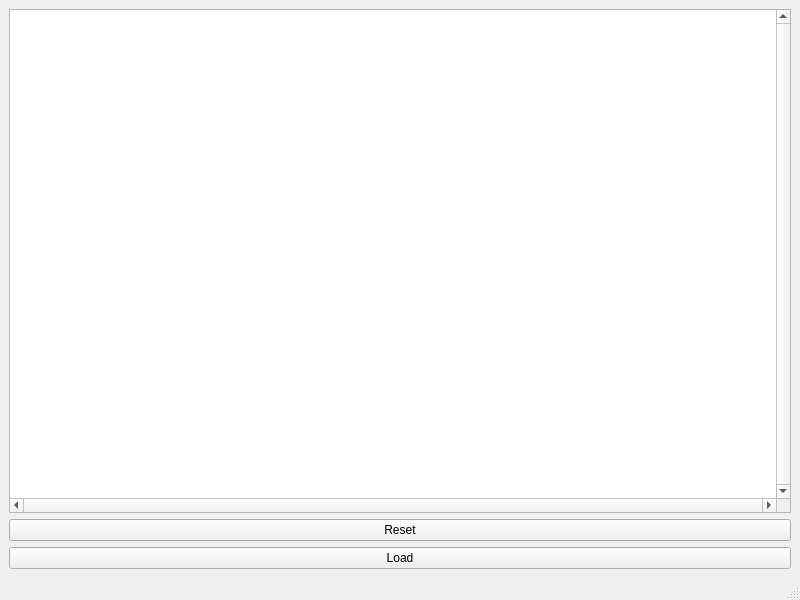
<?xml version="1.0" encoding="UTF-8"?>
<ui version="4.0">
 <class>TarpaulinViewer</class>
 <widget class="QMainWindow" name="TarpaulinViewer">
  <property name="geometry">
   <rect>
    <x>0</x>
    <y>0</y>
    <width>800</width>
    <height>600</height>
   </rect>
  </property>
  <property name="windowTitle">
   <string>TarpaulinViewer</string>
  </property>
  <widget class="QWidget" name="centralwidget">
   <layout class="QVBoxLayout" name="verticalLayout">
    <item>
     <widget class="graphics_view" name="graphicsView">
      <property name="verticalScrollBarPolicy">
       <enum>Qt::ScrollBarAlwaysOn</enum>
      </property>
      <property name="horizontalScrollBarPolicy">
       <enum>Qt::ScrollBarAlwaysOn</enum>
      </property>
      <property name="dragMode">
       <enum>QGraphicsView::ScrollHandDrag</enum>
      </property>
     </widget>
    </item>
    <item>
     <widget class="QPushButton" name="reset">
      <property name="text">
       <string>Reset</string>
      </property>
     </widget>
    </item>
    <item>
     <widget class="QPushButton" name="load">
      <property name="text">
       <string>Load</string>
      </property>
     </widget>
    </item>
   </layout>
  </widget>
  <widget class="QMenuBar" name="menubar">
   <property name="geometry">
    <rect>
     <x>0</x>
     <y>0</y>
     <width>800</width>
     <height>22</height>
    </rect>
   </property>
  </widget>
  <widget class="QStatusBar" name="statusbar"/>
 </widget>
 <customwidgets>
  <customwidget>
   <class>graphics_view</class>
   <extends>QGraphicsView</extends>
   <header>graphics_view.h</header>
  </customwidget>
 </customwidgets>
 <resources/>
 <connections/>
</ui>
